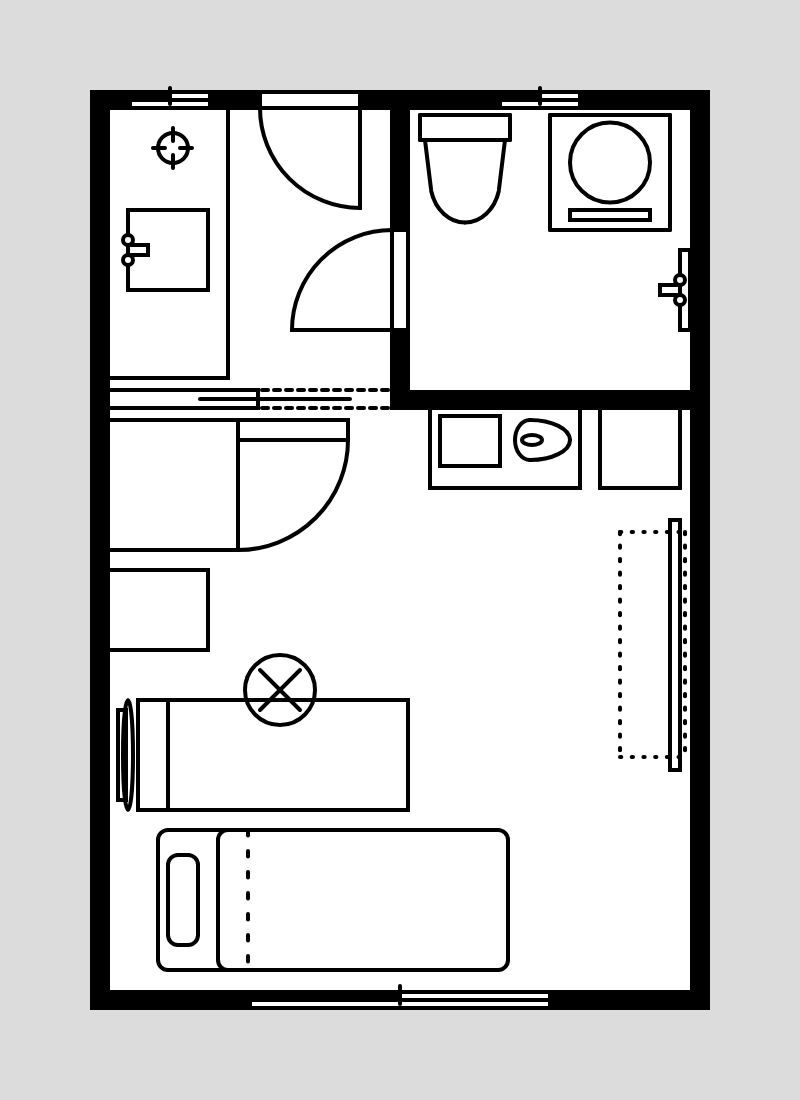
Frame 1 (no input)
Frame 60 (no input): identical to frame 1, image omitted
Frame 120 (the mouse pressed at the canvas centre since frame 60): identical to frame 1, image omitted

The p5.js sketch that drew this single still picture (run headless with seeded random() and noise() and a simulated clock; from frame 60 on, the mouse is pressed at the canvas centre):

// p5.js sketch
// ── sketch.js
/*
제목 : 나의 자취방
처음 제가 저축한 돈으로 대출을 받아 마련한 자취방을 p5.js로 그려보았습니다.
현재 거주중인 자취방의 평명도를 그려보았습니다.
*/

function setup() {
  createCanvas(800, 1100);
}

/* dashedLine 함수 출처
https://forum.processing.org/two/discussion/13585/drawing-dotted-line-around-a-rect-ie-dotted-stroke */
function dashedLine(x1, y1, x2, y2, l, g) {
    var pc = dist(x1, y1, x2, y2) / 100;
    var pcCount = 1;
    var lPercent = gPercent = 0;
    var currentPos = 0;
    var xx1 = yy1 = xx2 = yy2 = 0;
 
    while (int(pcCount * pc) < l) {
        pcCount++
    }
    lPercent = pcCount;
    pcCount = 1;
    while (int(pcCount * pc) < g) {
        pcCount++
    }
    gPercent = pcCount;
 
    lPercent = lPercent / 100;
    gPercent = gPercent / 100;
    while (currentPos < 1) {
        xx1 = lerp(x1, x2, currentPos);
        yy1 = lerp(y1, y2, currentPos);
        xx2 = lerp(x1, x2, currentPos + lPercent);
        yy2 = lerp(y1, y2, currentPos + lPercent);
        if (x1 > x2) {
            if (xx2 < x2) {
                xx2 = x2;
            }
        }
        if (x1 < x2) {
            if (xx2 > x2) {
                xx2 = x2;
            }
        }
        if (y1 > y2) {
            if (yy2 < y2) {
                yy2 = y2;
            }
        }
        if (y1 < y2) {
            if (yy2 > y2) {
                yy2 = y2;
            }
        }
 
        line(xx1, yy1, xx2, yy2);
        currentPos = currentPos + lPercent + gPercent;
    }
}

function draw() {
  background(220);
  
  fill(255);
  strokeWeight(20);
  
  // 방 전체 영역
  rect(100, 100, 600, 900);
  
  // 화장실 영역
  rect(400, 100, 300, 300);
  
  strokeWeight(4);
  // 정문
  rect(260, 92, 100, 16);
  arc(360, 108, 200, 200, HALF_PI, PI, PIE);
  
  // 부엌 영역
  // 부엌 창문
  rect(170, 92, 40, 8);
  rect(130, 100, 80, 8);
  line(170, 88, 170, 104);
  // 싱크대
  rect(108, 108, 120, 270);
  rect(128, 210, 80, 80);
  // 가스레인지
  ellipse(173, 148, 30, 30);
  line(153, 148, 165, 148);
  line(180, 148, 192, 148);
  line(173, 128, 173, 141);
  line(173, 168, 173, 155);
  // 수도 꼭지
  ellipse(128, 240, 10, 10);
  rect(128, 245, 20, 10);
  ellipse(128, 260, 10, 10);
  // 부엌 문
  rect(108, 390, 150, 18);
  line(200, 399, 350, 399);
  dashedLine(250, 390, 400, 390, 5, 5);
  dashedLine(250, 408, 400, 408, 5, 5);
  
  
  // 화장실 영역
  // 화장실 창문
  rect(540, 92, 40, 8);
  rect(500, 100, 80, 8);
  line(540, 88, 540, 104);
  // 화장실문
  rect(392, 230, 16, 100);
  arc(392, 330, 200, 200, PI, PI+HALF_PI, PIE);
  // 변기
  line(420, 115, 510, 115);  // 상단 가로
  line(420, 115, 420, 140);  // 좌측세로
  line(510, 115, 510, 140);  // 우측 세로
  line(420, 140, 510, 140);  // 하단 가로
  line(425, 140, 431, 189);  // 좌측 커버
  arc(465, 180, 70, 85, HALF_PI, PI*0.9);  // 좌측 커버
  line(505, 140, 499, 189);  // 우측 커버
  arc(465, 180, 70, 85, PI-PI*0.9, HALF_PI);  // 우측 커버
  // 세탁기
  line(550, 115, 670, 115);  // 상단
  line(550, 230, 670, 230);  // 하단
  line(550, 115, 550, 230);  // 좌측
  line(670, 115, 670, 230);  // 우측
  ellipse(610, 162.5, 80, 80);
  rect(570, 210, 80, 10);
  // 거울
  rect(680, 250, 10, 80);
  // 수도 꼭지
  ellipse(680, 280, 10, 10);
  rect(660, 285, 20, 10);
  ellipse(680, 300, 10, 10);
  
  
  // 방 영역
  // 냉장고
  rect(108, 420, 130, 130);
  rect(238, 420, 110, 20);
  arc(238, 440, 220, 220, 0, HALF_PI, PIE);
  // 책상1
  rect(430, 408, 150, 80);
  // 전자레인지
  rect(440, 416, 60, 50);
  // 밥솥
  arc(530, 440, 80, 40, HALF_PI+PI, 0);
  arc(530, 440, 80, 40, 0, HALF_PI);
  arc(530, 440, 30, 40, PI, HALF_PI+PI);
  arc(530, 440, 30, 40, HALF_PI, PI);
  ellipse(532, 440, 20, 10);
  // 행거
  rect(670, 520, 10, 250);
  dashedLine(620, 532, 685, 532, 1, 10);
  dashedLine(620, 532, 620, 757, 1, 10);
  dashedLine(620, 757, 685, 757, 1, 10);
  dashedLine(685, 532, 685, 757, 1, 10);
  // 서랍
  rect(108, 570, 100, 80);
  rect(600, 408, 80, 80);
  // 메인 책상
  noFill();
  rect(168, 700, 240, 110);
  rect(138, 700, 30, 110);
  // 의자
  ellipse(280, 690, 70, 70);
  line(260, 670, 300, 710);
  line(300, 670, 260, 710);
  // 접이식 식탁
  rect(118, 710, 8, 90);
  ellipse(128, 755, 10, 110);
  // 침대
  arc(168, 840, 20, 20, PI, PI+HALF_PI);
  line(158, 840, 158, 960);
  arc(168, 960, 20, 20, HALF_PI, PI);
  line(168, 830, 498, 830);
  line(168, 970, 498, 970);
  arc(498, 840, 20, 20, PI+HALF_PI, 0);
  line(508, 840, 508, 960);
  arc(498, 960, 20, 20, 0, HALF_PI);
  // 베개
  arc(178, 865, 20, 20, PI, PI+HALF_PI);
  line(168, 865, 168, 935);
  arc(178, 935, 20, 20, HALF_PI, PI);
  line(178, 855, 188, 855);
  line(178, 945, 188, 945);
  arc(188, 865, 20, 20, PI+HALF_PI, 0);
  line(198, 865, 198, 935);
  arc(188, 935, 20, 20, 0, HALF_PI);
  // 이불
  arc(228, 840, 20, 20, PI, PI+HALF_PI);
  line(218, 840, 218, 960);
  arc(228, 960, 20, 20, HALF_PI, PI);
  dashedLine(248, 830, 248, 970, 5, 15);
  // 방 창문
  fill(255);
  rect(400, 992, 150, 8);
  rect(250, 1000, 300, 8);
  line(400, 986, 400, 1004);
}
